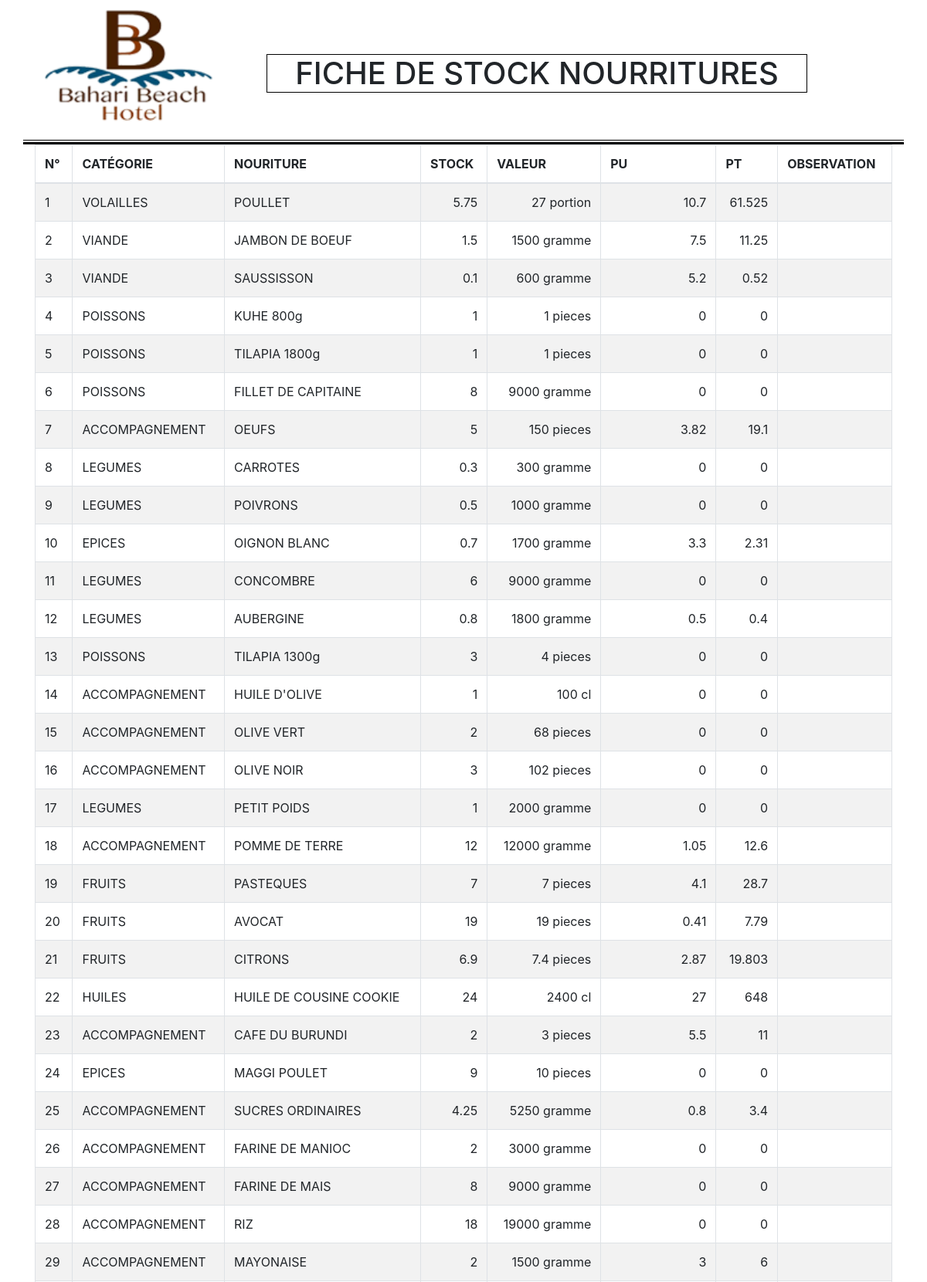
Page /php/ficheStockNourA.php (signed in, upper part) on the committed database.
### tables this page shows
CREATE TABLE IF NOT EXISTS `prodnour` (
  `idNour` int(11) NOT NULL AUTO_INCREMENT,
  `designNour` varchar(50) NOT NULL,
  `qnteNour` double NOT NULL,
  `puNour` double NOT NULL,
  `nbUniteNour` int(11) NOT NULL,
  `valUnitNour` double NOT NULL,
  `unite` varchar(20) NOT NULL,
  `idCatNour` smallint(2) NOT NULL,
  PRIMARY KEY (`idNour`),
  KEY `idCatNour` (`idCatNour`)
);

CREATE TABLE IF NOT EXISTS `catnour` (
  `idCatNour` smallint(2) NOT NULL AUTO_INCREMENT,
  `designCatNour` varchar(50) NOT NULL,
  PRIMARY KEY (`idCatNour`)
);

### php/ficheStockNourA.php (the view, shortened to what this page needs)
<?php
    require_once('bd_cnx.php');
 ?>
<!DOCTYPE html>
<html>
    <head>
        <link rel="stylesheet" type="text/css" href="pages/bootstrap/font-awesome-4.3.0/css/font-awesome.min.css">
        <link rel="stylesheet" type="text/css" href="pages/bootstrap/css/bootstrap.min.css">
        <link rel="stylesheet" type="text/css" href="pages/bootstrap/css/print.css" media="print">
    </head>
    <body id="">
        <div class="container spacer" style="border-bottom:3px solid black;">
            <div class="row" style="border-bottom:1px solid black;margin-bottom:2px">
                <div class="col-lg-3 col-md-3 col-sm-3 col-xs-3">
                    <center>
                            <p style= "">
                                <img src="../docs/img/logooooo.png" width="100%;" alt="">
                            </p>
                        </center>
                </div>
                <div class="col-lg-8 col-md-8 col-sm-8 col-xs-8" >
                    <div class="col-lg-12 col-md-12 col-sm-12 col-xs-12" style="padding-top:70px;">
                        <h1 class="text-center text-uppercase" style="text-align:center; border: 1px solid black">Fiche de stock nourritures</h1>
                    </div>
                </div>
                <div class="col-lg-1 col-md-1 col-sm-1 col-xs-1"></div>
            </div>
        </div>
        <div class="container">
            <div class="row spacer" >
                <div class="col-lg-12 col-md-12 col-sm-12 col-xs-12">
                    <table class="table table-bordered table-striped">
                        <thead>
                            <tr class="text-uppercase">
                                <th>N°</th>
                                <th>Catégorie</th>
                                <th>Nouriture</th>
                                <th>Stock</th>
                                <th>Valeur</th>
                                <th>PU</th>
                                <th>PT</th>
                                <th>OBSERVATION</th>
                            </tr>
                        </thead>
                        <tbody>
                                <?php
                                $req = $bd->query("SELECT * FROM prodnour AS A INNER JOIN catnour AS B ON B.idCatNour=A.idCatNour WHERE qnteNour > 0");
                                $num=1;
                                while($don=$req->fetch()):
                                    ?>
                            <tr>
                                    <td> <?php echo $num; ?></td>
                                    <td><?php echo $don['designCatNour'] ?></td>
                                    <td><?php echo $don['designNour'] ?></td>
                                    <td class="text-right"><?php echo $don['qnteNour'] ?></td>
                                    <td class="text-right"><?php echo $don['valUnitNour'].' '.$don['unite'] ?></td>
                                    <td class="text-right"><?php echo $don['puNour'] ?></td>
                                    <td class="text-right"><?php echo ($don['qnteNour']*$don['puNour']) ?></td>
                                    <td></td>
                            </tr>
                            <?php
                            $num++;
                             endwhile;?>
                        </tbody>
                    </table>
                </div>
            </div>
        </div>
    </body>
</html>

### rows in the picture
prodnour: idCatNour.designCatNour "VOLAILLES", designNour "POULLET", qnteNour "5.75", valUnitNour "27", unite "portion", puNour "10.7", $don['qnteNour']*$don['puNour'] "61.525"
prodnour: idCatNour.designCatNour "VIANDE", designNour "JAMBON DE BOEUF", qnteNour "1.5", valUnitNour "1500", unite "gramme", puNour "7.5", $don['qnteNour']*$don['puNour'] "11.25"
prodnour: idCatNour.designCatNour "VIANDE", designNour "SAUSSISSON", qnteNour "0.1", valUnitNour "600", unite "gramme", puNour "5.2", $don['qnteNour']*$don['puNour'] "0.52"
prodnour: idCatNour.designCatNour "POISSONS", designNour "KUHE 800g", qnteNour "1", valUnitNour "1", unite "pieces", puNour "0", $don['qnteNour']*$don['puNour'] "0"
prodnour: idCatNour.designCatNour "POISSONS", designNour "TILAPIA 1800g", qnteNour "1", valUnitNour "1", unite "pieces", puNour "0", $don['qnteNour']*$don['puNour'] "0"
prodnour: idCatNour.designCatNour "POISSONS", designNour "FILLET DE CAPITAINE", qnteNour "8", valUnitNour "9000", unite "gramme", puNour "0", $don['qnteNour']*$don['puNour'] "0"
prodnour: idCatNour.designCatNour "ACCOMPAGNEMENT", designNour "OEUFS", qnteNour "5", valUnitNour "150", unite "pieces", puNour "3.82", $don['qnteNour']*$don['puNour'] "19.1"
prodnour: idCatNour.designCatNour "LEGUMES", designNour "CARROTES", qnteNour "0.3", valUnitNour "300", unite "gramme", puNour "0", $don['qnteNour']*$don['puNour'] "0"
prodnour: idCatNour.designCatNour "LEGUMES", designNour "POIVRONS", qnteNour "0.5", valUnitNour "1000", unite "gramme", puNour "0", $don['qnteNour']*$don['puNour'] "0"
prodnour: idCatNour.designCatNour "EPICES", designNour "OIGNON BLANC", qnteNour "0.7", valUnitNour "1700", unite "gramme", puNour "3.3", $don['qnteNour']*$don['puNour'] "2.31"
prodnour: idCatNour.designCatNour "LEGUMES", designNour "CONCOMBRE", qnteNour "6", valUnitNour "9000", unite "gramme", puNour "0", $don['qnteNour']*$don['puNour'] "0"
prodnour: idCatNour.designCatNour "LEGUMES", designNour "AUBERGINE", qnteNour "0.8", valUnitNour "1800", unite "gramme", puNour "0.5", $don['qnteNour']*$don['puNour'] "0.4"
prodnour: idCatNour.designCatNour "POISSONS", designNour "TILAPIA 1300g", qnteNour "3", valUnitNour "4", unite "pieces", puNour "0", $don['qnteNour']*$don['puNour'] "0"
prodnour: idCatNour.designCatNour "ACCOMPAGNEMENT", designNour "HUILE D'OLIVE", qnteNour "1", valUnitNour "100", unite "cl", puNour "0", $don['qnteNour']*$don['puNour'] "0"
prodnour: idCatNour.designCatNour "ACCOMPAGNEMENT", designNour "OLIVE VERT", qnteNour "2", valUnitNour "68", unite "pieces", puNour "0", $don['qnteNour']*$don['puNour'] "0"
prodnour: idCatNour.designCatNour "ACCOMPAGNEMENT", designNour "OLIVE NOIR", qnteNour "3", valUnitNour "102", unite "pieces", puNour "0", $don['qnteNour']*$don['puNour'] "0"
prodnour: idCatNour.designCatNour "LEGUMES", designNour "PETIT POIDS", qnteNour "1", valUnitNour "2000", unite "gramme", puNour "0", $don['qnteNour']*$don['puNour'] "0"
prodnour: idCatNour.designCatNour "ACCOMPAGNEMENT", designNour "POMME DE TERRE", qnteNour "12", valUnitNour "12000", unite "gramme", puNour "1.05", $don['qnteNour']*$don['puNour'] "12.6"
prodnour: idCatNour.designCatNour "FRUITS", designNour "PASTEQUES", qnteNour "7", valUnitNour "7", unite "pieces", puNour "4.1", $don['qnteNour']*$don['puNour'] "28.7"
prodnour: idCatNour.designCatNour "FRUITS", designNour "AVOCAT", qnteNour "19", valUnitNour "19", unite "pieces", puNour "0.41", $don['qnteNour']*$don['puNour'] "7.79"
prodnour: idCatNour.designCatNour "FRUITS", designNour "CITRONS", qnteNour "6.9", valUnitNour "7.4", unite "pieces", puNour "2.87", $don['qnteNour']*$don['puNour'] "19.803"
prodnour: idCatNour.designCatNour "HUILES", designNour "HUILE DE COUSINE COOKIE", qnteNour "24", valUnitNour "2400", unite "cl", puNour "27", $don['qnteNour']*$don['puNour'] "648"
prodnour: idCatNour.designCatNour "ACCOMPAGNEMENT", designNour "CAFE DU BURUNDI", qnteNour "2", valUnitNour "3", unite "pieces", puNour "5.5", $don['qnteNour']*$don['puNour'] "11"
prodnour: idCatNour.designCatNour "EPICES", designNour "MAGGI POULET", qnteNour "9", valUnitNour "10", unite "pieces", puNour "0", $don['qnteNour']*$don['puNour'] "0"
prodnour: idCatNour.designCatNour "ACCOMPAGNEMENT", designNour "SUCRES ORDINAIRES", qnteNour "4.25", valUnitNour "5250", unite "gramme", puNour "0.8", $don['qnteNour']*$don['puNour'] "3.4"
prodnour: idCatNour.designCatNour "ACCOMPAGNEMENT", designNour "FARINE DE MANIOC", qnteNour "2", valUnitNour "3000", unite "gramme", puNour "0", $don['qnteNour']*$don['puNour'] "0"
prodnour: idCatNour.designCatNour "ACCOMPAGNEMENT", designNour "FARINE DE MAIS", qnteNour "8", valUnitNour "9000", unite "gramme", puNour "0", $don['qnteNour']*$don['puNour'] "0"
prodnour: idCatNour.designCatNour "ACCOMPAGNEMENT", designNour "RIZ", qnteNour "18", valUnitNour "19000", unite "gramme", puNour "0", $don['qnteNour']*$don['puNour'] "0"
prodnour: idCatNour.designCatNour "ACCOMPAGNEMENT", designNour "MAYONAISE", qnteNour "2", valUnitNour "1500", unite "gramme", puNour "3", $don['qnteNour']*$don['puNour'] "6"
